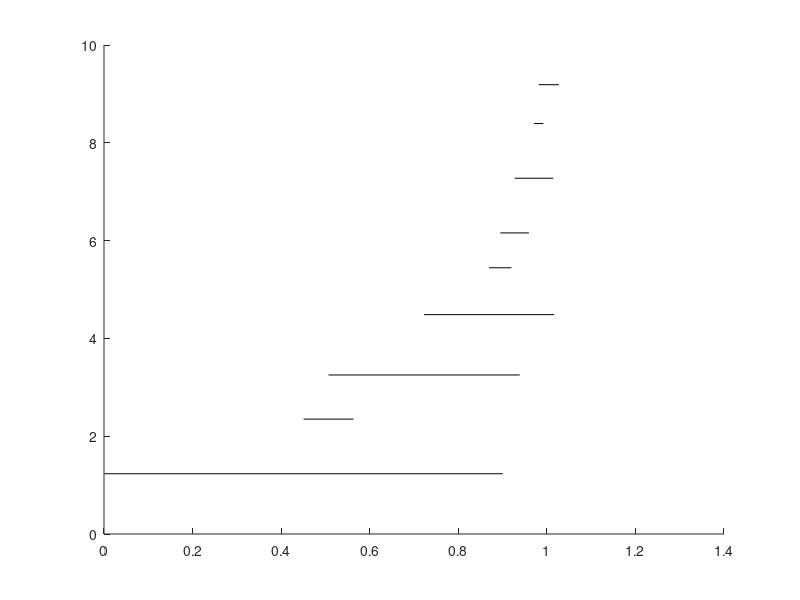

The MATLAB script that drew this image: (Note: this script raises an error after producing the figure.)
clc
clear all

% establish a straight line reach potential field

% R needs U
% R needs T
% Relationship between L and U
Ncand = 500;
figure(438)
clf
hold on

xn = 1e-3;
subnum = 0;
% t1 = zeros(subnum+1,1);
% t2 = zeros(subnum,1);
% x1 = zeros(subnum,1);
% x2 = zeros(subnum,1);
% t = zeros(subnum,1);
t1(1) = 0;
while (xn<1)&&(subnum<20)
    subnum = subnum + 1;
    xnp1 = linspace(xn,1.03,Ncand)';
    
    Un = 506*exp(xn*-10.18)+1.1;
    Unp1 = 506*exp(xnp1.*-10.18)+1.1;
    
    Anp1 = 589*exp(xnp1.*-9.37)+1.65;
    Tm2np1 = Unp1+expinv(rand(Ncand,1),Anp1);
    Tm2np1(Tm2np1> 0.05^-2)=0.05^-2;
    
    Rnp1 = ((0.15.*(xnp1-xn)).^2.*Tm2np1)*1.875^2;
    % figure(1)
    % clf
    % subplot(2,1,1);
    % plot(xnp1,1./sqrt(Tm2np1),'k')
    % subplot(2,1,2);
    % plot(xnp1,Rnp1,'b')
    % hold on
    % choose R from an expoential distribution temp = 0.67
    pRnp1=exppdf(Rnp1,.2);
    pRnp1=pRnp1/sum(pRnp1);
    cpRnp1=cumsum(pRnp1);
    % for i = 1:Ncand
    %     f(i)=find(cpRnp1>=rand,1,'first');
    % end
    f=find(cpRnp1>=rand,1,'first');
    % plot(xnp1(f),zeros(size(f))+0.2+rand(size(f))*0.2,'k.','MarkerSize',1)
    % plot(xnp1,cpRnp1,'m-')
    % plot(xnp1,gradient(cpRnp1)./gradient(xnp1),'g-')
    % xn = xnp1(f);
    plot([xn,xnp1(f)],subnum+rand*0.5+[0 0],'k-')
    Tm2np1 = Tm2np1(f);
    t(subnum) = 1/sqrt(Tm2np1);
    x1(subnum) = 0.15*xn;
    xn = mean([xnp1(f),xn]);
    x2(subnum) = 0.15*(x1(subnum)+2*xn);
    t1(subnum+1) = t1(subnum) + t(subnum)/2;
    t2(subnum) = t1(subnum) + t(subnum);
end
plotSubefforts(t1(1:subnum),t2,x1,x2);
